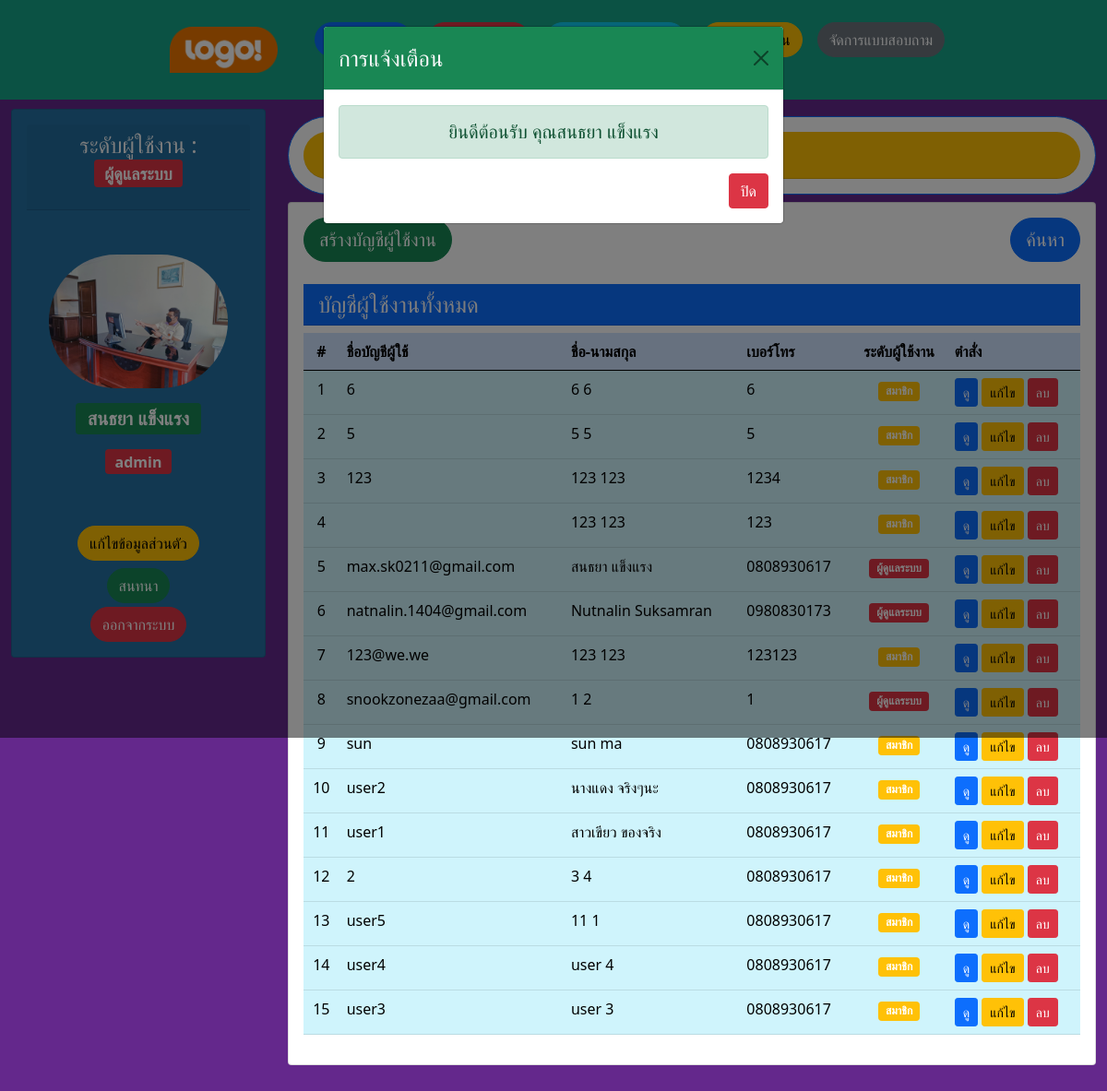
The app's page /admin/admin-add-admin.php (signed in) with its own data.
### tables this page shows
CREATE TABLE `users` (
  `id_user` int(5) NOT NULL COMMENT 'รหัส',
  `usernames` varchar(50) NOT NULL COMMENT 'ชื่อผู้ใช้งาน',
  `passwords` varchar(50) NOT NULL COMMENT 'รหัสผ่าน',
  `fname` varchar(100) NOT NULL COMMENT 'ชื่อ',
  `lname` varchar(100) NOT NULL COMMENT 'นามสกุล',
  `tel` text NOT NULL,
  `address` text NOT NULL COMMENT 'ที่อยู่',
  `pic` varchar(100) NOT NULL DEFAULT 'pic_default.jpg' COMMENT 'รูป',
  `birthday` date NOT NULL,
  `user_level` int(1) NOT NULL DEFAULT '0' COMMENT 'ระดับผู้ใช้งาน'
);

### admin/admin-add-admin.php (the view, shortened to what this page needs)
<?php
  require("../dbcon.php");
 ?>
<!doctype html>
<html lang="en">
  <head>
      <link href="../css/bootstrap.min.css" rel="stylesheet">
  </head>
  <body style="height: 5000px; padding-top: 70px;background: rgb(100, 40, 140);">
    <div class="container-fluid">
      <?php include 'nav-admin.php'; ?>
      <div class="row justify-content-center">
        <div class="col-md-3 d-none d-lg-block">
          <?php include 'nav-left.php'; ?>
        </div>
        <div class="col-md-9">
          <div class="card border-primary rounded-pill my-2">
            <div class="card-body">
              <h3 class="card-header bg-warning text-center rounded-pill">จัดการบัญชีผู้ใช้งาน</h3>
            </div>
          </div>
          <div class="card">
            <div class="card-body">
              <div class="form-group mb-5">
                <a href="#search-admin" class="btn btn-primary btn-lg rounded-pill float-end" data-bs-toggle="modal">ค้นหา</a>
                <a href="#add-admin" class="btn btn-success btn-lg rounded-pill mb-3 float-start" data-bs-toggle="modal">สร้างบัญชีผู้ใช้งาน</a>
              </div>
              <br>
              <h4 class="bg-primary card-header mb-2 text-light">บัญชีผู้ใช้งานทั้งหมด</h4>
              <table class="table table-hover table-info">
                <thead>
                  <tr class="table-primary">
                    <th class="text-center">#</th>
                    <th>ชื่อบัญชีผู้ใช้</th>
                    <th>ชื่อ-นามสกุล</th>
                    <th>เบอร์โทร</th>
                    <th class="text-center">ระดับผู้ใช้งาน</th>
                    <th>ตำสั่ง</th>
                  </tr>
                </thead>
                <tbody>
          <?php
          if(isset($_SESSION['search_admin'])){
            $search_admin=$_SESSION['search_admin'];
            $sql="SELECT * FROM users WHERE id_user != 1 and (usernames LIKE '%$search_admin%'  or fname LIKE '%$search_admin%' or lname LIKE '%$search_admin%' or tel LIKE '%$search_admin%' or address LIKE '%$search_admin%' or birthday LIKE '%$search_admin%') order by id_user DESC";
          }else{
            $sql="SELECT * FROM users where id_user !=1 order by id_user DESC";
          }
          $result = mysqli_query($conn,$sql);
          $i=1;
          if($count == 0) { ?>
          <?php }
            while($row=mysqli_fetch_object($result)){
          ?>
          <tr>
            <td class="text-center"><?php echo $i++; ?></td>
            <td><?php echo $row->usernames; ?></td>
            <td><?php echo $row->fname." ".$row->lname; ?></td>
            <td><?php echo $row->tel; ?></td>
            <td class="text-center">
              <span class="badge   <?php if($row->user_level==1){ echo "bg-danger"; }else{ echo "bg-warning"; } ?>">
              <?php if($row->user_level==1){ echo "ผู้ดูแลระบบ"; }else{ echo "สมาชิก"; } ?></span>
            </td>
            <td>
              <a href="#show-user<?php echo $i;?>" data-bs-toggle="modal" class="btn btn-primary btn-sm">ดู</a>
              <a href="#edit-user<?php echo $i;?>" data-bs-toggle="modal"  class="btn btn-warning btn-sm">แก้ไข</a>
              <a href="sql/del-admin.php?id=<?php echo $row->id_user;?>" class="btn btn-danger btn-sm" onclick="return confirm('ยืนยันการลบข้อมูล ?');">ลบ</a>
            </td>
          </tr>
                <?php  } ?>
                </tbody>
              </table>
            </div>
          </div>
        </div>
      </div>
    </div>
    <?php include '../alert-modal.php';  ?>
  </body>
</html>

### admin/nav-left.php
<div class="card text-light d-none d-lg-block" style="background-color: rgb(36, 113, 163);" >
	<div class="card-body">
		<h4 class="card-header text-center">ระดับผู้ใช้งาน :
			<p class="badge bg-danger">ผู้ดูแลระบบ</p>
		</h4>
	    <div class="d-flex flex-column align-items-center text-center">
        	<img class="rounded-pill mt-5" width="80%" src="../uploads/<?php echo $row->pic;?>">
	          <p class="form-label badge bg-success fs-5 font-weight-bold mt-3"><?php echo $row->fname." ".$row->lname; ?></p>
	          <p class="form-label badge fs-6 mt-2 <?php if($row->user_level==1){echo "bg-danger";}else{echo "bg-warning";} ?>"><?php echo $row->usernames; ?></p>
        	<div class="mt-5">
            	<a href="edit-admin.php" class="btn btn-warning rounded-pill">แก้ไขข้อมูลส่วนตัว</a>
          	</div>
          	<div class="mt-2">
          		<a href="admin-add-chat-room.php" class="btn btn-success rounded-pill">สนทนา</a>
          	</div>
	        <div class="mt-1">
	            <a href="../logout.php" class="btn btn-danger rounded-pill">ออกจากระบบ</a>
	        </div>
        </div>
	</div>
</div>

### records on screen
users: pic (picture), fname "สนธยา", lname "แข็งแรง", usernames "admin"
users: usernames "6", fname "6", lname "6", tel "6", user_level "สมาชิก"
users: usernames "5", fname "5", lname "5", tel "5", user_level "สมาชิก"
users: usernames "123", fname "123", lname "123", tel "1234", user_level "สมาชิก"
users: fname "123", lname "123", tel "123", user_level "สมาชิก"
users: usernames "max.sk0211@gmail.com", fname "สนธยา", lname "แข็งแรง", tel "0808930617", user_level "ผู้ดูแลระบบ"
users: usernames "natnalin.1404@gmail.com", fname "Nutnalin", lname "Suksamran", tel "0980830173", user_level "ผู้ดูแลระบบ"
users: usernames "123@we.we", fname "123", lname "123", tel "123123", user_level "สมาชิก"
users: usernames "snookzonezaa@gmail.com", fname "1", lname "2", tel "1", user_level "ผู้ดูแลระบบ"
users: usernames "sun", fname "sun", lname "ma", tel "0808930617", user_level "สมาชิก"
users: usernames "user2", fname "นางแดง", lname "จริงๆนะ", tel "0808930617", user_level "สมาชิก"
users: usernames "user1", fname "สาวเขียว", lname "ของจริง", tel "0808930617", user_level "สมาชิก"
users: usernames "2", fname "3", lname "4", tel "0808930617", user_level "สมาชิก"
users: usernames "user5", fname "11", lname "1", tel "0808930617", user_level "สมาชิก"
users: usernames "user4", fname "user", lname "4", tel "0808930617", user_level "สมาชิก"
users: usernames "user3", fname "user", lname "3", tel "0808930617", user_level "สมาชิก"

### other values on screen
$_SESSION['ok'] "ยินดีต้อนรับ คุณสนธยา แข็งแรง"
